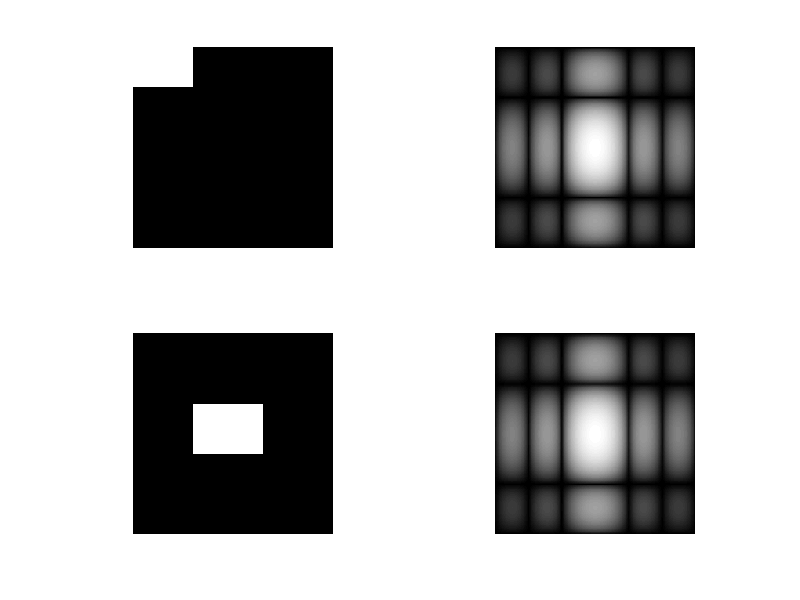

This figure's MATLAB source:
f = zeros(20,20);
f(1:4,1:6) = 1;

f1 = zeros(20,20);
f1(8:12,7:13) = 1;

F = fft2(f,256,256);
F2 = fftshift(F);

F1 = fft2(f,256,256);
F3 = fftshift(F1);

figure;
subplot(2,2,1); imshow(f);
subplot(2,2,2); imshow(log(1+abs(F2)),[]);
subplot(2,2,3); imshow(f1);
subplot(2,2,4); imshow(log(1+abs(F3)),[]);
